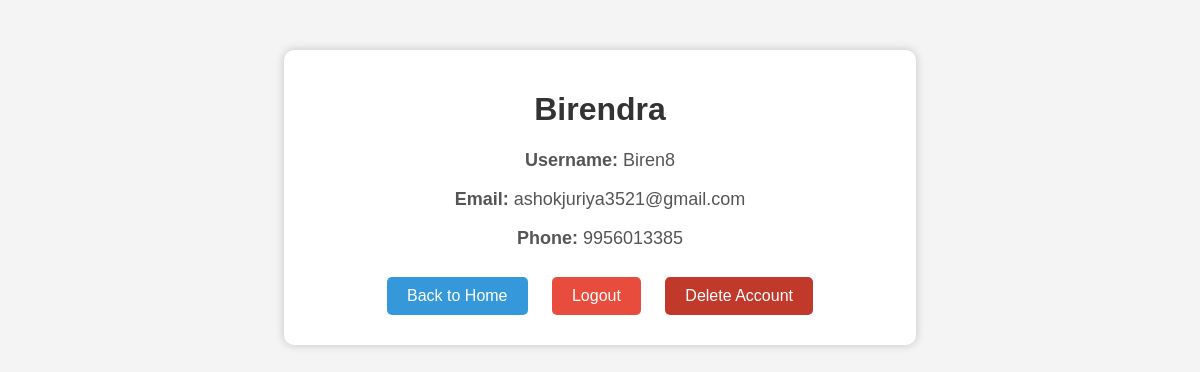
/account (signed in), run on the app's committed database.
### tables this page shows
CREATE TABLE users (
                        id INTEGER PRIMARY KEY AUTOINCREMENT,
                        name TEXT NOT NULL,
                        phone TEXT UNIQUE NOT NULL,
                        email TEXT UNIQUE NOT NULL,
                        username TEXT UNIQUE NOT NULL,
                        password TEXT NOT NULL,
                        role TEXT CHECK(role IN ('worker', 'employer')) NOT NULL,
                        location TEXT,
                        skills TEXT,
                        experience INTEGER,
                        company_name TEXT,
                        profile_picture TEXT
                    );

### app.py (the view)
@app.route('/account')
def account():
    if 'username' not in session:
        return redirect(url_for('login'))  # 🔹 अगर लॉगिन नहीं किया, तो लॉगिन पेज पर भेजें
    username = session['username']  # 🔹 Session से यूज़रनेम लेना
    conn = get_db_connection()
    user = conn.execute("SELECT * FROM users WHERE username = ?", (username,)).fetchone()
    if not user:
        return render_template('404.html'), 404  # 🔹 अगर यूज़र नहीं मिला, तो 404 पेज
    return render_template('account.html', user=user)

### app.py (called while the page is built)
def get_db_connection():
    conn = sqlite3.connect('majdur.db')
    conn.row_factory = sqlite3.Row
    return conn

### templates/account.html (shortened to what this page needs)
<!DOCTYPE html>
<html>
<head>
</head>
<body>
    <div class="profile-container">
        <h1>{{ user['name'] }}</h1>
        <p><strong>Username:</strong> {{ user['username'] }}</p>
        <p><strong>Email:</strong> {{ user['email'] }}</p>
        <p><strong>Phone:</strong> {{ user['phone'] }}</p>
        <a href="/" class="btn home-btn">Back to Home</a>
        <a href="/logout" class="btn logout-btn">Logout</a>
        <a href="/delete-account" class="btn delete-btn" onclick="return confirm('Are you sure you want to delete your account?');">Delete Account</a>
    </div>
</body>
</html>

### templates/account.html (style rules this page uses)
body { font-family: Arial, sans-serif; text-align: center; background-color: #f4f4f4; }
.profile-container { background: white; padding: 20px; margin: 50px auto; width: 50%; border-radius: 10px; box-shadow: 0px 0px 10px rgba(0, 0, 0, 0.2); }
h1 { color: #333; }
p { font-size: 18px; color: #555; }
.btn { display: inline-block; padding: 10px 20px; margin: 10px; font-size: 16px; border: none; border-radius: 5px; cursor: pointer; text-decoration: none; color: white; }
.home-btn { background-color: #3498db; }
.logout-btn { background-color: #e74c3c; }
.delete-btn { background-color: #c0392b; }

### data on the page
users: name "Birendra", username "Biren8", email "ashokjuriya3521@gmail.com", phone "9956013385"
